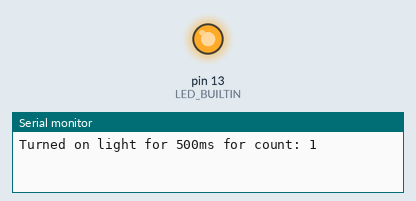
Recording of a sketch running on a simulated Arduino Uno, built with avr-gcc and run on an emulated ATmega328P. Parts: output pins drawn as LEDs (lit = HIGH), the last lines printed to the serial monitor.

Above: at 0.1 s.
At 37.6 s:
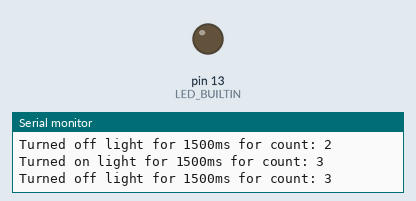
Timing chart, 0 to 40.0 s (numbered marks = the images above):
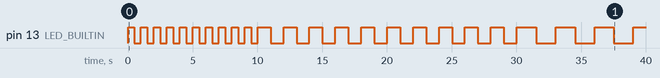

The sketch:

Lab1-6.ino
```cpp
// 6. Medium (15 min): Report the iterations and blink interval to serial port and capture the received data in your serial monitor.

const int blinkStart = 500;
const int blinkStop = 4000;
const int blinkStep = 500;

// the setup function runs once when you press reset or power the board
void setup() {
  // initialize digital pin LED_BUILTIN as an output.
  pinMode(LED_BUILTIN, OUTPUT);

  // initialize serial communication at 9600 bits per second:
  Serial.begin(9600);
}

// the loop function runs over and over again forever
void loop() {

  for(int blinkInterval = blinkStart; blinkStart <= blinkStop; blinkInterval += blinkStep)
  {
    for (int count = 0; count < 10; count++)
    {
      digitalWrite(LED_BUILTIN, HIGH);   // turn the LED on (HIGH is the voltage level)
      Serial.println("Turned on light for " + String(blinkInterval) + "ms for count: " + String(count + 1));
      delay(blinkInterval);              // wait a variable time depending on sequence

      digitalWrite(LED_BUILTIN, LOW);    // turn the LED off by making the voltage LOW
      Serial.println("Turned off light for " + String(blinkInterval) + "ms for count: " + String(count + 1));
      delay(blinkInterval);              // wait a variable time depending on sequence
    }
  }
}
```

Measured:
- by itself, pin 13 (LED_BUILTIN): goes 10 × (HIGH 0.50 s, LOW 0.50 s), 10 × (HIGH 1.0 s, LOW 1.0 s), 3 × (HIGH 1.5 s, LOW 1.5 s), then HIGH
